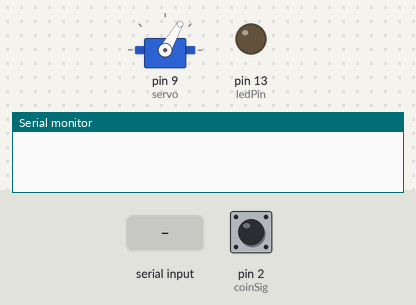
The sketch below on a simulated Arduino Uno, built with avr-gcc and run on an emulated ATmega328P. Parts: servo, output pins drawn as LEDs (lit = HIGH), the last lines printed to the serial monitor. The test bench sets the inputs (shaded band); at power-on: pin 2 (coinSig) HIGH.

Above: at 1.2 s.
1.3 s: "p90\n" received over Serial
At 1.45 s:
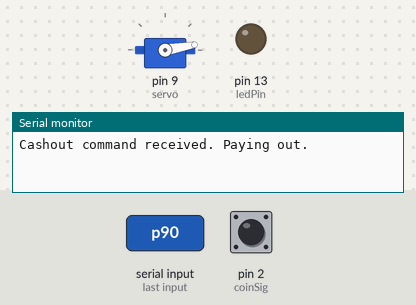
Timing chart, 0 to 10.3 s (numbered marks = the images above; inputs shaded):
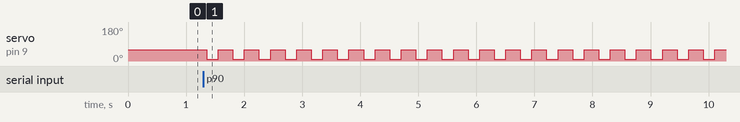

The sketch:

coinmanager.ino
```cpp
/*
 Written by Jesper Rasehorn https://github.com/TheRealKettu/Raspberry-PiSlots

 This is the money controller for the raspberry pi slotmachine.
 115200 BAUDRATE

 Outgoing commands;
 coin :sends a coin pulse

 incoming;
 c :clears bank
 p :cashout

 TODO:
 Coin hopper code. ( somewhat complete, works with the 3d printed thing )
*/

#include <Servo.h>
Servo servo;

// variables and etc
int ledPin = 13; //just to turn off the led.
int coinamt = 0; //Just remembers how many coins are inside
const byte coinSig = 2;

bool previousCoinSignal = false;


void setup() {
  Serial.begin(115200); //Setting the pinmodes and serial.
  pinMode(ledPin, OUTPUT);
  pinMode( coinSig, INPUT_PULLUP);
  previousCoinSignal = digitalRead(coinSig);
  servo.attach(9);
  servo.write(60);
}


void cashout() { //Coin hopper code. Somewhat complete, works with my shitty 3d printed cardboard hopper.
  Serial.println("Cashout command received. Paying out.");

  coinamt = Serial.parseInt();

   delay(50);
   while (coinamt>0) {
   servo.write(10);  // Turn Servo Left to 10 degrees
   delay(200);          // Wait
   servo.write(60);   // Turn Servo Left to 60 degrees
   delay(200);          // Wait
    coinamt--;
   delay(50);   // wait
   }
   coinamt = 0;
}


void loop() { //Main code


  if (Serial.available() > 0) {
    char ch = Serial.read();
    delay(5);
    if (ch == 'c') { //Clears the bank if needed.
      coinamt = 0;
      Serial.println("Bank Value cleared.");
    }
    if (ch == 'p') { //Cashouts.
      cashout();
    }
  }

  byte currentCoinSignal = digitalRead(coinSig);

  if (currentCoinSignal != previousCoinSignal) {
    //save the state for the next iteration
    previousCoinSignal = currentCoinSignal;

    if (currentCoinSignal == HIGH) { //Send the coin signal to the raspberry pi.
     Serial.println("coin");
    }

  }
}
```

Measured:
- after the input at 1.3 s, servo on pin 9 (servo): alternates 60° for 0.25 s and 10° for 0.20 s, starting after 0.06 s
